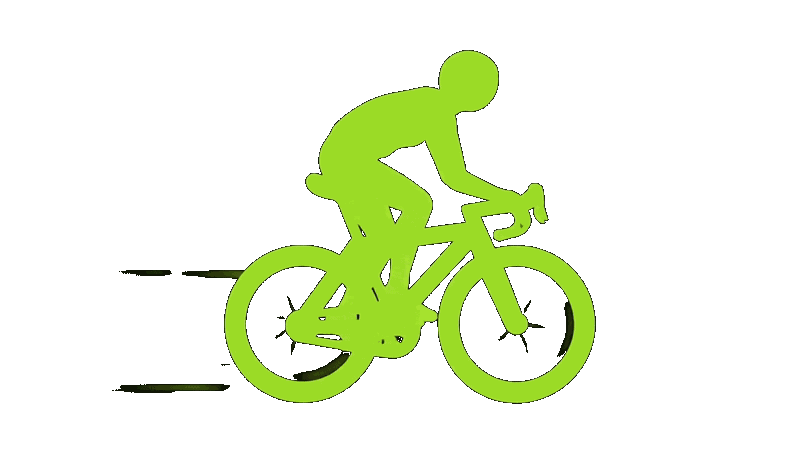
#> input picture src/assets/animations/Bicycle.gif, 800 x 450 px; its folder holds only this picture in this run
$ python remove_bg.py
#> lines starting #> are read from the running program, lines starting #| are printed output that depends on the picture
from PIL import Image
import os
import glob

def remove_white_background(input_path, output_path, threshold=240):
    """Remove white/light background from a GIF"""
#> called with input_path = 'src/assets/animations/Bicycle.gif', output_path = 'src/assets/animations/Bicycle.gif', threshold = 200

    try:
        # Open the GIF
        img = Image.open(input_path)
#> img is the input picture: PIL image 800x450 P; mean R, G, B, A 22.9, 32, 6.1, 40.5

        frames = []
        durations = []

        try:
            while True:
                # Convert frame to RGBA
                frame = img.convert('RGBA')

                # Get pixel data
                datas = frame.getdata()

                # Create new data with transparency
                new_data = []
                for item in datas:
                    # If pixel is close to white/light color, make it transparent
                    if item[0] > threshold and item[1] > threshold and item[2] > threshold:
                        new_data.append((255, 255, 255, 0))  # Transparent
                    else:
                        new_data.append(item)

                # Update frame data
                frame.putdata(new_data)
                frames.append(frame)

                # Try to get duration
                try:
                    durations.append(img.info.get('duration', 100))
                except:
                    durations.append(100)

                # Move to next frame
                img.seek(img.tell() + 1)
#> this loop made 35 passes
#> pass 2, in remove_white_background, `frame = img.convert('RGBA')`:
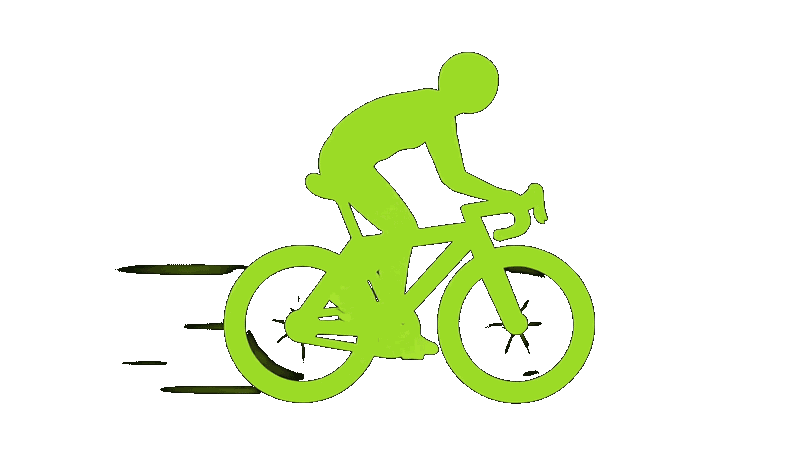
#> frame: PIL image 800x450 RGBA; mean R, G, B, A 22.3, 31.1, 5.9, 39.9; transparent parts drawn white
#> pass 3, in remove_white_background, `frame = img.convert('RGBA')`:
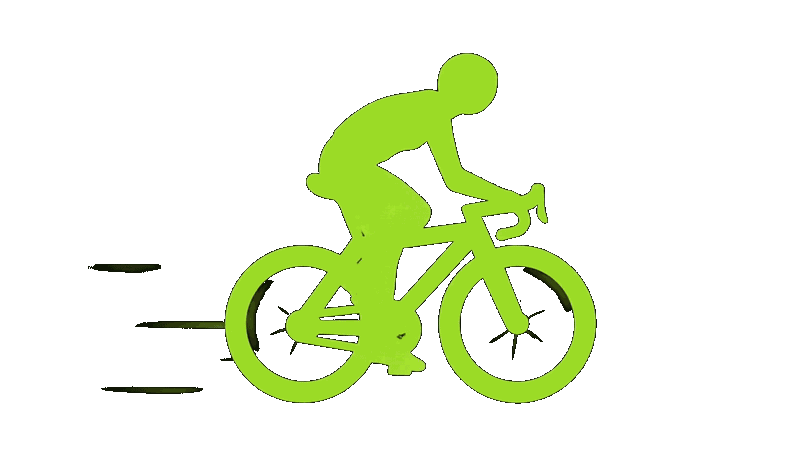
#> frame: PIL image 800x450 RGBA; mean R, G, B, A 22.3, 31.1, 5.9, 39.8; transparent parts drawn white
#> after the loop:
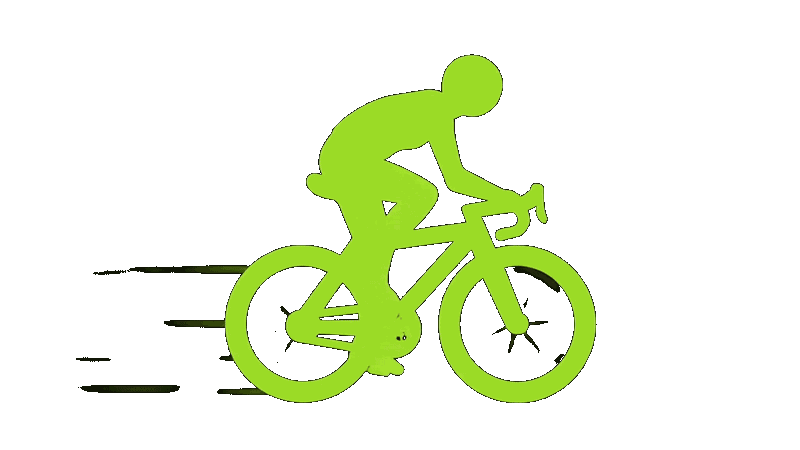
#> frame: PIL image 800x450 RGBA; mean R, G, B, A 22.4, 31.4, 5.9, 40.2; transparent parts drawn white
#> after the loop, durations = 35 values from 100 to 100; frames = 35 items
        except EOFError:
            pass  # End of frames

        # Save as GIF with transparency
        if frames:
            frames[0].save(
                output_path,
                save_all=True,
                append_images=frames[1:],
                duration=durations,
                loop=0,
                disposal=2,  # Clear frame before rendering next
                transparency=0,
                optimize=False
            )
            return True
        else:
            print(f"  ⚠️  No frames found in {os.path.basename(input_path)}")
            return False
    except Exception as e:
        print(f"  ❌ Error processing {os.path.basename(input_path)}: {str(e)}")
        return False

if __name__ == "__main__":
    animations_dir = "/Users/evrenpekdemir/kurtarltc/ltcnew/src/assets/animations"

    # Find all GIF files
    gif_files = glob.glob(os.path.join(animations_dir, "*.gif"))

    print(f"Found {len(gif_files)} GIF files to process...\n")

    success_count = 0
    failed_count = 0

    for gif_file in gif_files:
        filename = os.path.basename(gif_file)
        print(f"Processing: {filename}...")

        if remove_white_background(gif_file, gif_file, threshold=200):
            print(f"  ✅ Successfully removed background from {filename}")
            success_count += 1
        else:
            failed_count += 1
        print()

    print(f"\n{'='*50}")
    print(f"Processing complete!")
    print(f"  ✅ Success: {success_count}")
    if failed_count > 0:
        print(f"  ❌ Failed: {failed_count}")
    print(f"{'='*50}")

$ run again, on src/assets/animations/chest-rope.gif
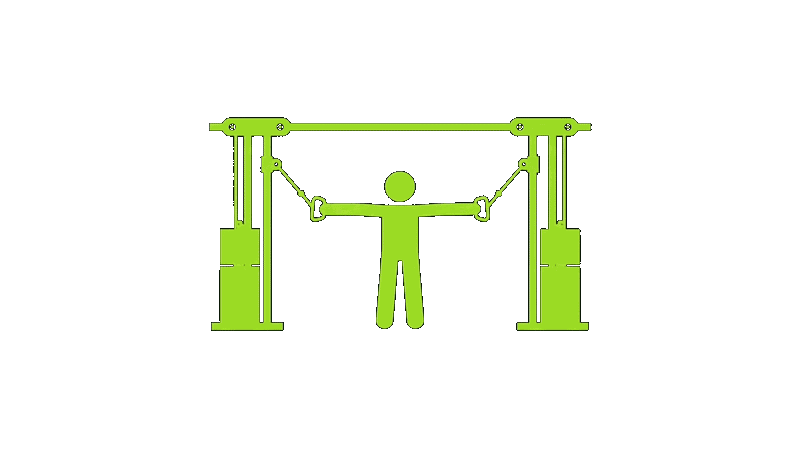
#> input picture src/assets/animations/chest-rope.gif, 800 x 450 px
#> in remove_white_background, img is the input picture: PIL image 800x450 P; mean R, G, B, A 10.9, 15, 3.1, 19.5
#> the loop in remove_white_background, `while True:` made 41 passes
#> pass 3, in remove_white_background, `frame = img.convert('RGBA')`:
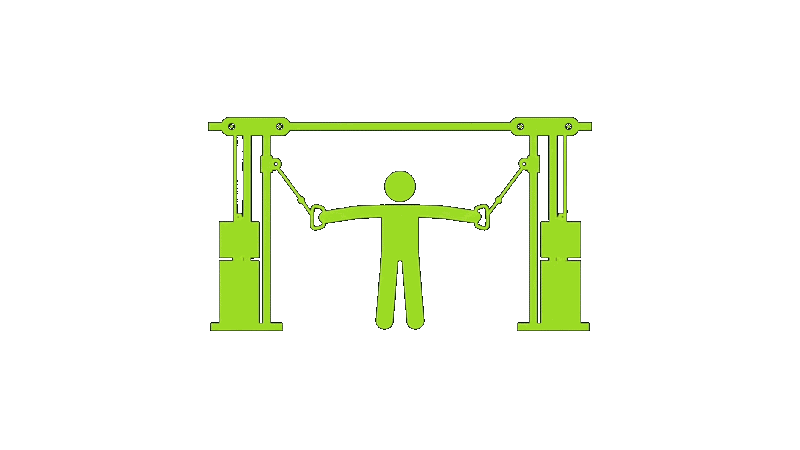
#> frame: PIL image 800x450 RGBA; mean R, G, B, A 11.1, 15.4, 3.2, 20; transparent parts drawn white
#> after the loop in remove_white_background, `while True:`:
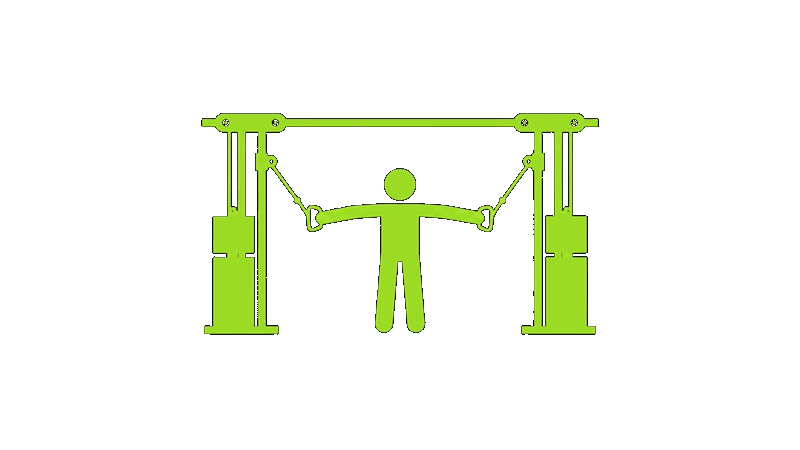
#> frame: PIL image 800x450 RGBA; mean R, G, B, A 12, 16.7, 3.4, 21.8; transparent parts drawn white
#> after the loop in remove_white_background, `while True:`: durations = 41 values from 100 to 100; frames = 41 items

$ run again, on src/assets/animations/Tbar-row.gif
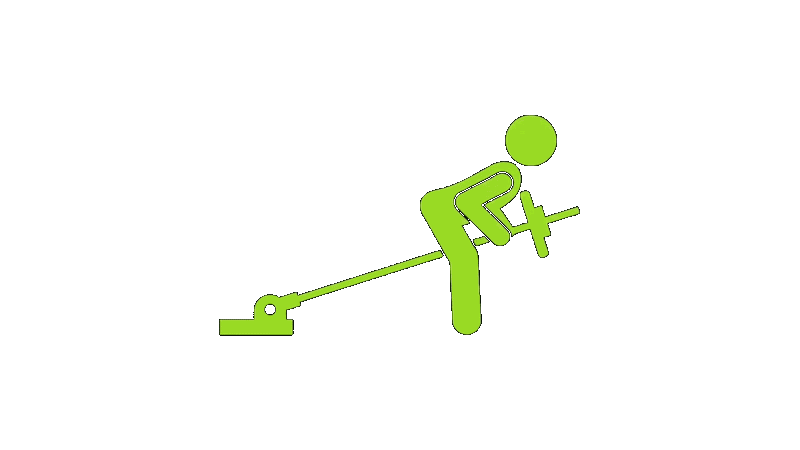
#> input picture src/assets/animations/Tbar-row.gif, 800 x 450 px
#> in remove_white_background, img is the input picture: PIL image 800x450 P; mean R, G, B, A 6, 8.4, 1.6, 10.8
#> the loop in remove_white_background, `while True:` made 19 passes
#> pass 2, in remove_white_background, `frame = img.convert('RGBA')`:
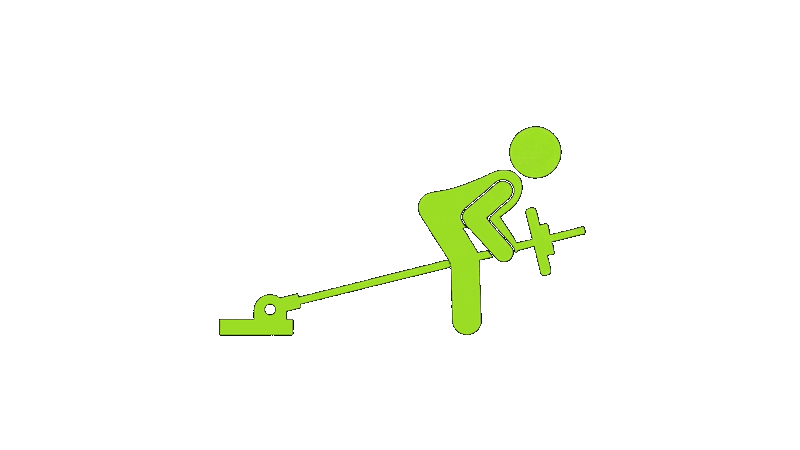
#> frame: PIL image 800x450 RGBA; mean R, G, B, A 6.3, 8.8, 1.7, 11.1; transparent parts drawn white
#> pass 3, in remove_white_background, `frame = img.convert('RGBA')`:
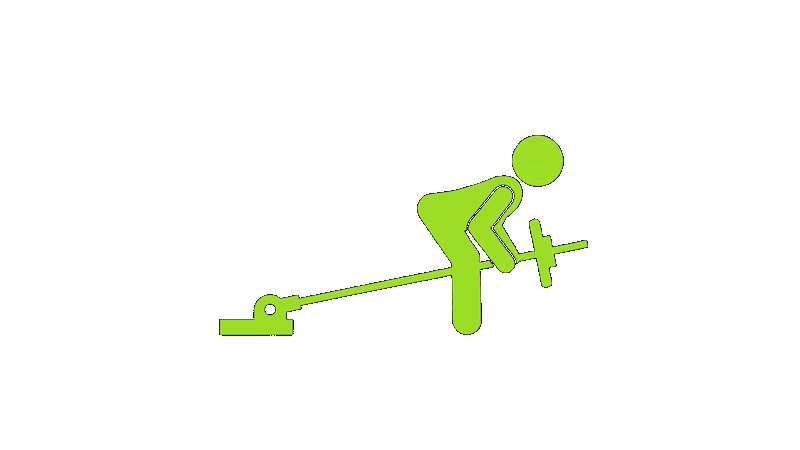
#> frame: PIL image 800x450 RGBA; mean R, G, B, A 6.3, 8.9, 1.7, 11.2; transparent parts drawn white
#> after the loop in remove_white_background, `while True:`: durations = [100, 100, 100, 100, 100, 100, 100, 100, 100, 100, 100, 100, 100, 100, 100, 100, 100, 100, 100]; frames = 19 items
